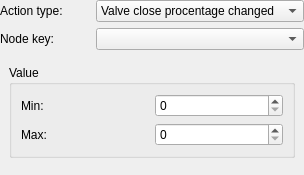
<?xml version="1.0" encoding="UTF-8"?>
<ui version="4.0">
 <class>SchemeEventFilterWidget</class>
 <widget class="QWidget" name="SchemeEventFilterWidget">
  <property name="geometry">
   <rect>
    <x>0</x>
    <y>0</y>
    <width>304</width>
    <height>175</height>
   </rect>
  </property>
  <property name="windowTitle">
   <string>Form</string>
  </property>
  <layout class="QVBoxLayout" name="verticalLayout_2">
   <property name="leftMargin">
    <number>0</number>
   </property>
   <property name="topMargin">
    <number>0</number>
   </property>
   <property name="rightMargin">
    <number>0</number>
   </property>
   <property name="bottomMargin">
    <number>0</number>
   </property>
   <item>
    <layout class="QGridLayout" name="gridLayout_2">
     <item row="0" column="0">
      <widget class="QLabel" name="label">
       <property name="text">
        <string>Action type:</string>
       </property>
      </widget>
     </item>
     <item row="0" column="1">
      <widget class="QComboBox" name="cbActionType">
       <property name="currentIndex">
        <number>0</number>
       </property>
       <item>
        <property name="text">
         <string>Valve close procentage changed</string>
        </property>
       </item>
       <item>
        <property name="text">
         <string>Level checked - normal</string>
        </property>
       </item>
       <item>
        <property name="text">
         <string>Level checked - overfill</string>
        </property>
       </item>
      </widget>
     </item>
     <item row="1" column="0">
      <widget class="QLabel" name="label_2">
       <property name="text">
        <string>Node key:</string>
       </property>
      </widget>
     </item>
     <item row="1" column="1">
      <widget class="QComboBox" name="cbNodeKey"/>
     </item>
    </layout>
   </item>
   <item>
    <widget class="QStackedWidget" name="stackedWidget">
     <property name="currentIndex">
      <number>1</number>
     </property>
     <widget class="QWidget" name="pageInvalid"/>
     <widget class="QWidget" name="pageValve">
      <layout class="QVBoxLayout" name="verticalLayout">
       <item>
        <widget class="QGroupBox" name="groupBox">
         <property name="title">
          <string>Value</string>
         </property>
         <layout class="QGridLayout" name="gridLayout">
          <item row="0" column="0">
           <widget class="QLabel" name="label_3">
            <property name="text">
             <string>Min:</string>
            </property>
           </widget>
          </item>
          <item row="0" column="1">
           <widget class="QSpinBox" name="sbValveMinValue">
            <property name="maximum">
             <number>100</number>
            </property>
           </widget>
          </item>
          <item row="1" column="0">
           <widget class="QLabel" name="label_4">
            <property name="text">
             <string>Max:</string>
            </property>
           </widget>
          </item>
          <item row="1" column="1">
           <widget class="QSpinBox" name="sbValveMaxValue">
            <property name="maximum">
             <number>100</number>
            </property>
           </widget>
          </item>
         </layout>
        </widget>
       </item>
       <item>
        <spacer name="verticalSpacer">
         <property name="orientation">
          <enum>Qt::Vertical</enum>
         </property>
         <property name="sizeHint" stdset="0">
          <size>
           <width>20</width>
           <height>40</height>
          </size>
         </property>
        </spacer>
       </item>
      </layout>
     </widget>
     <widget class="QWidget" name="pageLevel"/>
    </widget>
   </item>
  </layout>
 </widget>
 <resources/>
 <connections/>
</ui>
